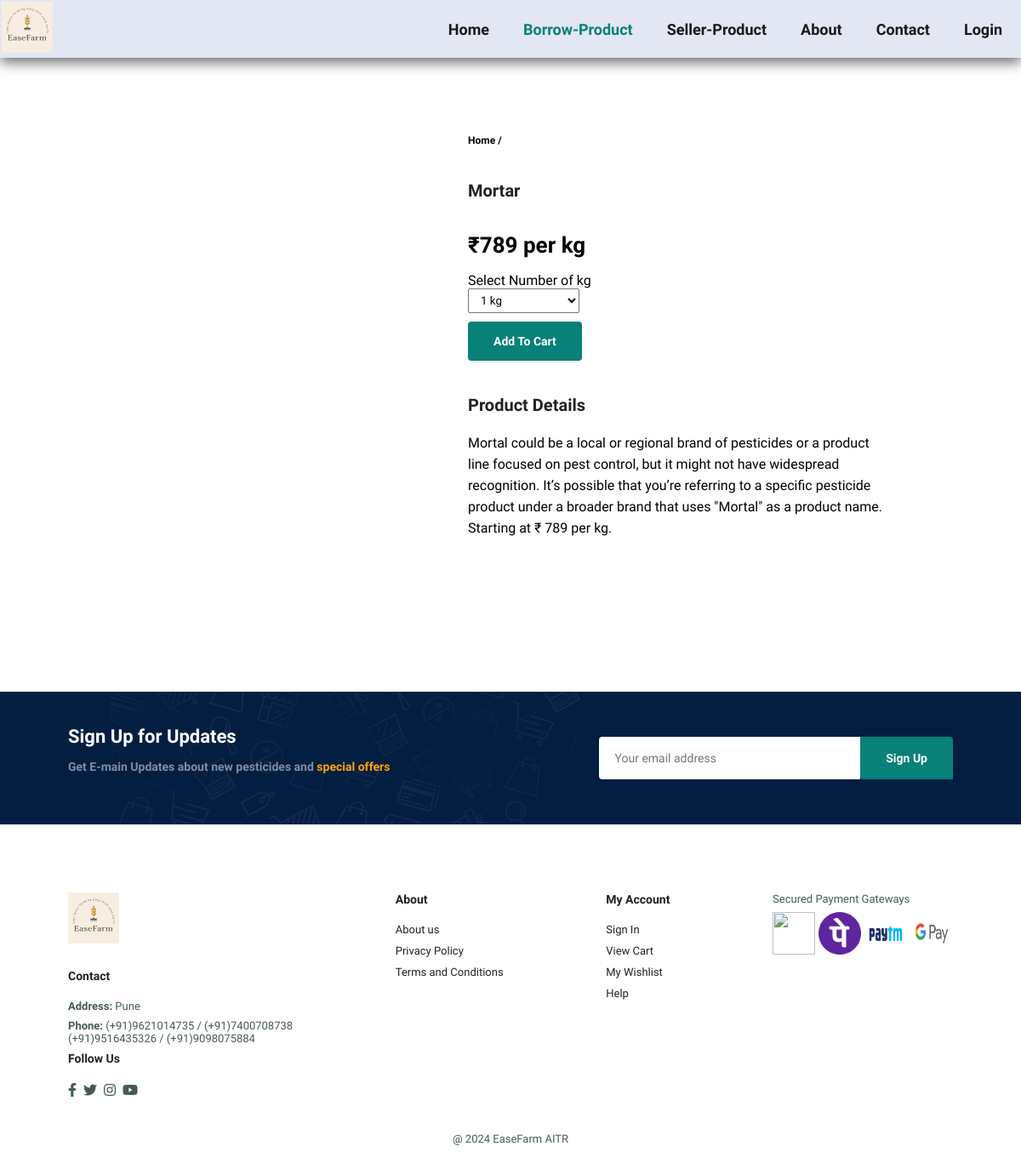
The app's page /product_detail/13 with its own data.
### myApp/models.py (models this page shows, shortened)
class Product(models.Model):
    name_of_owner = models.CharField(max_length=50)
    house_no = models.CharField(max_length=10, default="")
    district = models.CharField(max_length=50, default="")
    city = models.CharField(max_length=50, default="")
    zipcode = models.IntegerField(default="")
    state = models.CharField(choices=STATE_CHOICES, max_length=50, default="")
    phone_no = models.CharField(max_length=10, default="")
    another_phone_no = models.CharField(max_length=10, default="")
    title = models.CharField(max_length=100)
    rent_price = models.IntegerField()
    brand = models.CharField(max_length=100)
    description = models.CharField(max_length=500)
    product_image = models.ImageField(upload_to='productimg')

### myApp/views.py (the view)
# urls.py: path('product_detail/<int:pk>', views.ProductDetailView.as_view(), name='product_detail'),
class ProductDetailView(View):
    def get(self, request, pk):
        product = Product.objects.get(pk=pk)
        return render(request, 'product_detail.html', {'product': product})

### templates/product_detail.html (shortened to what this page needs)
<!DOCTYPE html>
{% load static %}
<html lang="en">
<head>
  <link rel="stylesheet" href="{% static 'css1.css' %}" />
  <link rel="stylesheet" href="https://pro.fontawesome.com/releases/v5.10.0/css/all.css" />
</head>
<body>
 <section id="header">
<a href="#"><img src="{% static 'img/logo.png' %}" width = 60 height = 60 class = "logo" alt="" /></a>
<div>
  <ul id="navbar">
    <li> <a  href="/">Home</a></li>
    <li> <a class="active"href="BorrowProduct.html">Borrow-Product</a></li>
    <li> <a href="Become_supplier">Seller-Product</a></li>
    <li> <a href="/about">About</a> </li>
    <li> <a href="/contact">Contact</a></li>
     {% if request.user.is_authenticated %}
      <div class="dropdown">
    <button class="dropbtn">{{request.user}}</button>
      <div class="dropdown-content">
        <a href="{% url 'profile' %}">Profile</a>
        <a href="#">Order</a>
        <a href="{% url 'change_password' %}">Change Password</a>
        <a href="{% url 'logout' %}">Logout</a>
      </div>
    </div>
    <li> <a href="#l"><i class="far fa-shopping-bag"></i></a></li>
    {% else %}
    <li><a href="login">Login</a></li>
    {% endif %}
  </ul>
</div>
</section>
<section id="prodetails" class="section-p1">
  <div class="single-pro-image">
  </div>
  <div class="single-pro-details">
    <h6> Home / {{ product.category }}</h6>
    <h4>{{ product.title }}</h4>
    <h2>&#8377;{{ product.rent_price }} per kg</h2>
    <form action="{% url 'add-to-cart' %}" method="post">
      <label for="quantity">Select Number of kg</label>
      <select name="quantity" id="quantity">
        <option value="1">1 kg</option>
      </select>
      <button type="submit" class="normal">Add To Cart</button>
    </form>
    <h4>Product Details</h4>
    <span>{{ product.description }} Starting at &#8377; {{ product.rent_price }} per kg.</span>
  </div>
</section>
<section id="products" class="section-p1">
</section>
<section id="newsletter" class="section-p1 section-m1">
  <div class="newstext">
    <h4>Sign Up for Updates</h4>
    <p>Get E-main Updates about new pesticides and  <span>special offers</span>
    </p>
  </div>
  <div class="form">
 <input type="text" placeholder="Your email address">
 <button class="normal">Sign Up</button>
  </div>
</section>
<footer class="section-p1">
  <div class="col">
    <img class = "logo" src="{% static 'img/logo.png' %}" width = 60 height = 60 class = "logo"alt="" />
    <h4>Contact</h4>
    <p><strong>Address:</strong> Pune</p>
    <p><strong>Phone:</strong> (+91)9621014735 / (+91)7400708738 <br>
     (+91)9516435326 / (+91)9098075884
    </p>
    <div class="follow">
      <h4>Follow Us</h4>
      <div class="icon">
        <i class="fab fa-facebook-f"></i>
        <i class="fab fa-twitter"></i>
        <i class="fab fa-instagram"></i>
        <i class="fab fa-youtube"></i>
      </div>
    </div>
  </div>
  <div class="col">
    <h4>About</h4>
    <a href="#">About us</a>
    <a href="#">Privacy Policy</a>
    <a href="#">Terms and Conditions</a>
  </div>
  <div class="col">
    <h4>My Account</h4>
    <a href="#">Sign In</a>
    <a href="#">View Cart</a>
    <a href="#">My Wishlist</a>
    <a href="#">Help</a>
  </div>
  <div class="col-install">
    <p>Secured Payment Gateways</p>
    <img src="{% static 'img/payment/upi.png' %}" width = 50 height = 50  alt="" />
    <img src="{% static 'img/Payment/phonepe.png' %}" width = 50 height = 50  alt="" />
    <img src="{% static 'img/Payment/paytm.png' %}" width = 50 height = 50  alt="" />
    <img src="{% static 'img/Payment/Google-pay.png' %}" width = 50 height = 50  alt="" />
  </div>
  <div class="copyright">
    <p>@ 2024 EaseFarm AITR</p>
  </div>
</footer>
</body>
</html>

### static/css1.css (style rules this page uses)
* { padding: 0; margin: 0; box-sizing: border-box; font-family: 'Spartan', sans-serif; }
h2 { font-size: 46px; line-height: 64px; }
h4 { font-size: 20px; color:#222; }
h6 { font-weight: 700; font-size: 12px; }
p { font-size: 16px; color: #465b52; margin: 15px 0 20px 0; }
.section-p1 { padding: 40px 80px; }
.section-m1 { margin: 40px 0; }
body { width: 100%; }
button.normal { font-size: 14px; font-weight: 600; padding: 15px 30px; color:#000; background-color: #fff; border-radius: 4px; cursor: pointer; border: none; outline: none; transition: 0.2s; }
#header { display: flex; align-items: center; justify-content: space-between; padding: 2px 2px; background: #E3E6F3; box-shadow: 0px 5px 15px rgba(0,0,0,0.6); z-index: 999; position: sticky; top: 0; left: 0; }
#navbar { display: flex; align-items: center; justify-content: space-between; }
#navbar li { list-style: none; padding: 0px 20px; position: relative; }
#navbar li a { text-decoration: none; font-size: 18px; font-weight: 600; color: #1a1a1a; transition: 0.3s ease; }
#navbar li a:hover, #navbar li a.active { color: #088178; }
#newsletter { display: flex; align-items: center; flex-wrap: wrap; justify-content: space-between; background-image: url("img/banner/b14.png"); background-repeat: no-repeat; background-position: 20% 30%; background-color: #041e42; }
#newsletter h4 { font-size: 22px; font-weight: 700; color: #fff; }
#newsletter p { font-size: 14px; font-weight: 600; color: #818ea0; }
#newsletter p span { color: orange; }
#newsletter .form { display: flex; width: 40%; }
#newsletter input { height: 3.125rem; padding: 0 1.25em; font-size: 14px; width: 100%; border: 1px solid transparent; border-radius: 4px; outline: none; border-top-right-radius: 0; border-bottom-right-radius: 0; }
#newsletter button { background-color: #088178; color: #fff; white-space: nowrap; border-top-left-radius: 0; border-bottom-right-radius: 0; }
footer { display: flex; flex-wrap: wrap; justify-content: space-between; }
footer .col { display: flex; flex-direction: column; align-items: flex-start; margin-bottom: 20px; }
footer .logo { margin-bottom: 30px; }
footer h4 { font-size: 14px; padding-bottom: 20px; }
footer p { font-size: 13px; margin: 0 0 8px 0; }
footer a { font-size: 13px; text-decoration: none; color: #222; margin-bottom: 10px; }
footer .follow { margin-bottom: 20px; }
footer .follow i { color: #465b52; padding-right: 4px; cursor: pointer; }
footer .copyright { width: 100%; text-align: center; }
#prodetails { display: flex; margin: 20px; }
#prodetails .single-pro-image { width: 40%; margin-right: 50px; }
#prodetails .single-pro-details { width: 50%; padding-top: 30px }
#prodetails .single-pro-details h4 { padding: 40px 0px 20px 0; }
#prodetails .single-pro-details h2 { font-size: 26px; }
#prodetails .single-pro-details select { display: block; padding: 5px 10px; margin-bottom: 10px; }
#prodetails .single-pro-details button { color:#fff; background-color: #088178; }
#prodetails .single-pro-details span { line-height: 25px; }

### records on screen
Product: title "Mortar", rent_price "789", description "Mortal could be a local or regional brand of pesticides or a product line focused on pest control, but it might not have widespread recognition. It’s possible that you’re referring to a specific pesticide product under a broader brand that uses \"Mortal\" as a product name."
